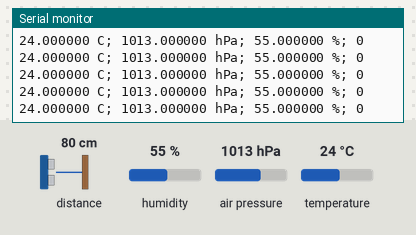
A sketch run on a simulated Arduino Uno, built with avr-gcc and run on an emulated ATmega328P. Shown: the last lines printed to the serial monitor. The inputs (shaded band) are chosen by the test bench; at power-on: distance to the obstacle 80 cm, air pressure 1013 hPa, humidity 55 %, temperature 24 °C.

Above: at 1.3 s.
1.4 s: distance to the obstacle set to 2 cm
At 1.54 s:
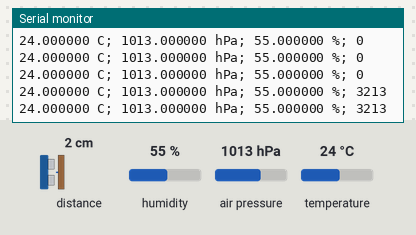
4.4 s: air pressure set to 952 hPa
At 4.44 s:
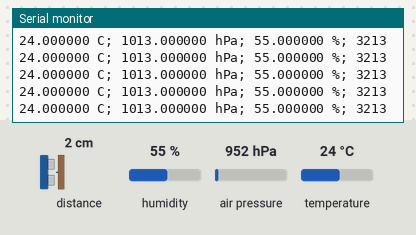
7.4 s: distance to the obstacle set to 18 cm
At 7.44 s:
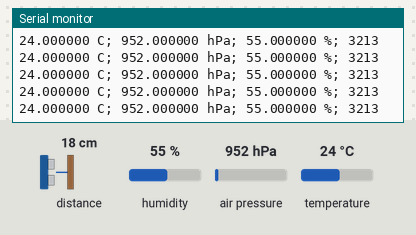
10.4 s: distance to the obstacle set to 35 cm
At 10.42 s:
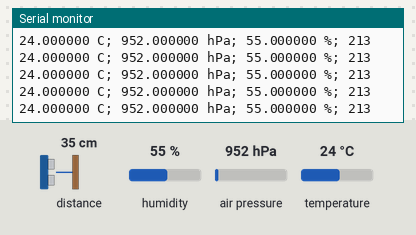
13.4 s: air pressure set to 1000 hPa
At 13.42 s:
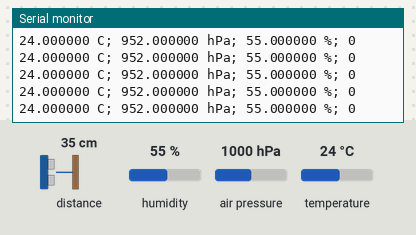
16.4 s: air pressure set to 975 hPa
At 16.43 s:
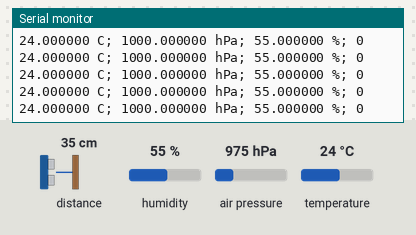
Timing chart, 0 to 19.4 s (numbered marks = the images above; inputs shaded):
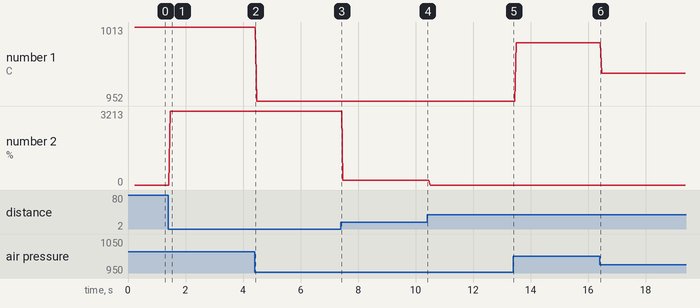

Measured:
- after the input at 1.4 s, the serial monitor: prints a new line after 0.07 s (image 1)
- plotted number 1: 1013 → 952 after the input at 4.4 s, 952 → 1000 after the input at 13.4 s, 1000 → 975 after the input at 16.4 s
- plotted number 2: 0 → 3213 after the input at 1.4 s, 3213 → 213 after the input at 7.4 s, 213 → 0 after the input at 10.4 s

The sketch:

parkFun_Proximity___BME280-Temp_sensor__SparkFun_OpenPIR.ino.ino
```cpp
#include <Wire.h>
#include <SPI.h>
#include <Adafruit_Sensor.h>
#include <Adafruit_BME280.h>
#include <SparkFun_APDS9960.h>

#define BME_SCK 13
#define BME_MISO 12
#define BME_MOSI 11
#define BME_CS 10

#define SEALEVELPRESSURE_HPA (1013.25)

Adafruit_BME280 bme; // I2C
//Adafruit_BME280 bme(BME_CS); // hardware SPI
//Adafruit_BME280 bme(BME_CS, BME_MOSI, BME_MISO, BME_SCK); // software SPI

unsigned long delayTime;

// Global Variables
SparkFun_APDS9960 apds = SparkFun_APDS9960();
uint8_t proximity_data = 0;

#define PIR_AOUT A0  // PIR analog output on A0
#define PIR_DOUT 2   // PIR digital output on D2
#define LED_PIN  13  // LED to illuminate on motion
#define PRINT_TIME 50 // Rate of serial printouts

unsigned long lastPrint = 0; // Keep track of last serial out


void setup() {

    // Initialize Serial port
  Serial.begin(9600);
  Serial.println();
  Serial.println(F("------------------------------------"));
  Serial.println(F("SparkFun APDS-9960 - ProximitySensor"));
  Serial.println(F("------------------------------------"));

  // Initialize APDS-9960 (configure I2C and initial values)
  if ( apds.init() ) {
    Serial.println(F("APDS-9960 initialization complete"));
  } else {
    Serial.println(F("Something went wrong during APDS-9960 init!"));
  }

  // Adjust the Proximity sensor gain
  if ( !apds.setProximityGain(PGAIN_2X) ) {
    Serial.println(F("Something went wrong trying to set PGAIN"));
  }

  // Start running the APDS-9960 proximity sensor (no interrupts)
  if ( apds.enableProximitySensor(false) ) {
    Serial.println(F("Proximity sensor is now running"));
  } else {
    Serial.println(F("Something went wrong during sensor init!"));
  }
    Serial.println(F("BME280 test"));

    bool status;

    // default settings
    // (you can also pass in a Wire library object like &Wire2)
    status = bme.begin();
    if (!status) {
        Serial.println("Could not find a valid BME280 sensor, check wiring!");
        while (1);
    }

    Serial.println("-- Default Test --");
    delayTime = 100;

    Serial.println();

/*
  //Serial.begin(115200);  // Serial is used to view Analog out
  // Analog and digital pins should both be set as inputs:
  pinMode(PIR_AOUT, INPUT);
  pinMode(PIR_DOUT, INPUT);

  // Configure the motion indicator LED pin as an output
  pinMode(LED_PIN, OUTPUT);
  digitalWrite(LED_PIN, LOW); // Turn the LED off
 */
}

void loop() {
    // Read OUT pin, and set onboard LED to mirror output
//    readDigitalValue();

    // Read A pin, print that value to serial port:
//    printAnalogValue();

    String s1;

    float t = bme.readTemperature();
    float h = bme.readHumidity();
    float p = bme.readPressure()/100.0F;
//    float alt = bme.readAltitude(SEALEVELPRESSURE_HPA);
    s1 += String(t,6);
    s1 += " C; " ;
    s1 += String(p,6);
    s1 += " hPa; ";
//    s1 += String(alt,10);
//    s1 += " m; ";
    s1 += String(h,6);
    s1 += " %; ";

  // Read the proximity value
  if ( !apds.readProximity(proximity_data) ) {
    Serial.println("Error reading proximity value");
  }
  else {
    int prx = proximity_data;
    s1 += String(prx,4);
  }

    Serial.println(s1);
  //delay(100);

}


void readDigitalValue()
{
  // The OpenPIR's digital output is active high
  int motionStatus = digitalRead(PIR_DOUT);

  // If motion is detected, turn the onboard LED on:
  if (motionStatus == HIGH)
    digitalWrite(LED_PIN, HIGH);
  else // Otherwise turn the LED off:
    digitalWrite(LED_PIN, LOW);
}

void printAnalogValue()
{
  if ( (lastPrint + PRINT_TIME) < millis() )
  {
    lastPrint = millis();
    // Read in analog value:
    unsigned int analogPIR = analogRead(PIR_AOUT);
    // Convert 10-bit analog value to a voltage
    // (Assume high voltage is 5.0V.)
    float voltage = (float) analogPIR / 1024.0 * 5.0;
    // Print the reading from the digital pin.
    // Mutliply by 5 to maintain scale with AOUT.
    Serial.print(5 * digitalRead(PIR_DOUT));
    Serial.print(',');    // Print a comma
    Serial.print(2.5);    // Print the upper limit
    Serial.print(',');    // Print a comma
    Serial.print(1.7);    // Print the lower limit
    Serial.print(',');    // Print a comma
    Serial.print(voltage); // Print voltage
    Serial.println();
  }
}
```
